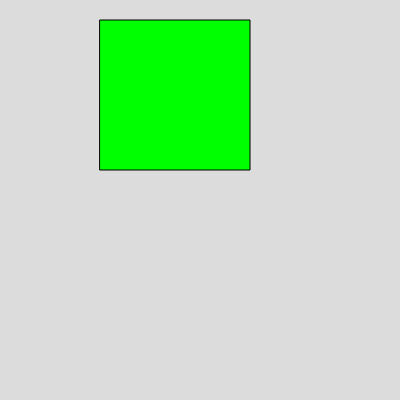
Frame 1 (no input)
Frame 60 (no input): identical to frame 1, image omitted
Frame 120 (the mouse pressed at the canvas centre since frame 60): identical to frame 1, image omitted

The p5.js sketch that drew this single still picture (run headless with seeded random() and noise() and a simulated clock; from frame 60 on, the mouse is pressed at the canvas centre):

// p5.js sketch
// ── sketch.js
function setup() {
  createCanvas(400, 400);
}

function draw() {
  background(220);
  fill(0,255,0);
  square(100,20,150);
}
